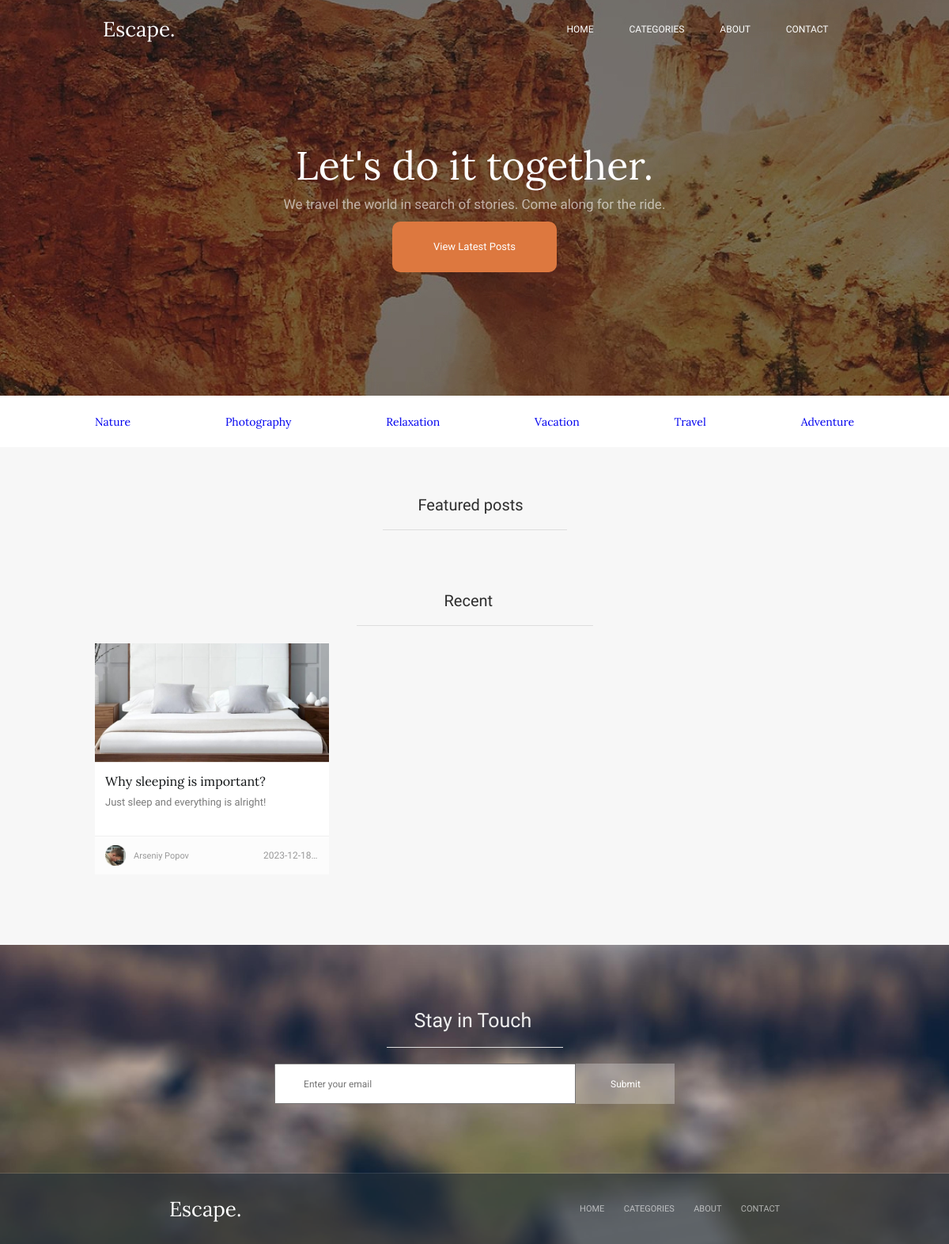
The app's page /home.php with its own data.
### tables this page shows
CREATE TABLE post
(
    `post_id` INT NOT NULL AUTO_INCREMENT,
    `title` VARCHAR(255) NOT NULL,
    `subscription` VARCHAR(255) NOT NULL,
    `author_photo` VARCHAR(255) NOT NULL,
    `author_name` VARCHAR(255) NOT NULL,
    `date` TIMESTAMP,
    `post_text` VARCHAR(255) NOT NULL,
    `image` VARCHAR(255) NOT NULL,
    `featured` TINYINT(1) DEFAULT 0,
    `tag` VARCHAR(255),
    PRIMARY KEY (`post_id`)
);

### post_looks/recent_post_preview.php (the view)
<article class="post__asi extra_article">
    <img src=<?= $recent_post['image'] ?> alt="" width = '720' height="360" class="extra_article__image">
    <div class="extra_article__text text">
        <a class="text__header" title='<?= $recent_post['title'] ?>' href='/post.php?postId=<?= $recent_post['id'] ?>'>
            <?= $recent_post['title'] ?>
        </a>
        <p class="text__subscription"><?= $recent_post['subscription'] ?></p>
    </div>
    <div class="extra_article__extra_avatar extra_avatar">
        <div class="extra_avatar__human human">
            <img class="human__image" src=<?= $recent_post['author_photo'] ?> alt="" width="40" height="40">
            <p class="human__subscription"><?= $recent_post['author_name'] ?></p>
            </div>
        <p class="extra_avatar__date"><?= $recent_post['date'] ?></p>
    </div>
</article>

### home.php (shortened to what this page needs)
<?php
$links = ['home', 'categories', 'about', 'contact'];
$content_links = ['nature', 'photography', 'relaxation', 'vacation', 'travel', 'adventure'];
$featured_posts = [];
$recent_posts = [];
function createDBConnection(): mysqli {
    $conn = new mysqli(HOST, USERNAME, PASSWORD, DATABASE, PORT);
    return $conn;
}
function getRecentPosts(&$recent, mysqli $conn): void {
    $sql = "SELECT * FROM post WHERE featured = 0";
    $result = $conn->query($sql);
}
$conn = createDBConnection();
getFuturedPosts($featured_posts, $conn);
getRecentPosts($recent_posts, $conn);
?>
<!DOCTYPE html>
    <head>
        <link rel="stylesheet" href="static/style/posts.css">
    </head>
    <body>
        <header class="site_header">
            <div class="site_header__top top">
                <h3 class="top__escape_text">Escape.</h3>
                <ul class="site_header__escape_menu escape_menu">
                    <?php
                        foreach ($links as $link) {
                            include 'other_links/home/header_links.php';
                        }
                    ?>
                </ul>
            </div>
            <div class="site_header__content content">
                <h1 class="content__header_text">Let's do it together.</h1>
                <p class="underheader__text">We travel the world in search of stories. Come along for the ride.</p>
                <a href="/posts" class="underheader__button">View Latest Posts</a>
            </div>
        </header>
        <section class="site_content">
            <div class="site_content__color_set">
                <nav class="site_content__content_sort content_sort">
                    <?php
                        foreach ($content_links as $link) {
                            include 'other_links/home/content_links.php';
                        }
                    ?>
                </nav>
            </div>
            <section class="site_content__featured_posts featured_posts">
                <h2 class="featured_posts__section_mark">Featured posts</h2>
            </section>
            <section class="site_content__recent recent">
                <h2 class="recent__section_mark">Recent</h2>
                <div class="recent__post post">
                    <?php
                    foreach ($recent_posts as $recent_post) {
                        include 'post_looks/recent_post_preview.php';
                    }
                    ?>
                </div>
            </section>
        </section>
        <footer class="site_footer">
            <article class="site_footer__sit sit">
                <h3 class="sit__text">Stay in Touch</h3>
                <div class="sit__console_log console_log">
                    <input id="email" name="console_log" placeholder="Enter your email" class="console_log__console">
                    <button class="console_log__button" onclick="alert()">Submit</button>
                </div>
            </article>
            <article class="site_footer__exit_buttons exit_buttons">
                <h3 class="exit_buttons__footer_text">Escape.</h3>
                <ul class="exit_buttons__nav_menu nav_menu">
                    <?php
                        foreach ($links as $link) {
                            include 'other_links/home/footer_links.php';
                        }
                    ?>
                </ul>
            </article>
        </footer>
    </body>
</html>

### other_links/home/header_links.php
<li class="ecape_menu__item"><a class="escape_menu__button" href="/<?= $link ?>"><?= mb_strtoupper($link) ?></a></li>

### other_links/home/content_links.php
<a class="content_sort__button" href="/home/<?= $link ?>"><?= ucfirst($link) ?></a>

### other_links/home/footer_links.php
<li class="nav_menu__item"><a class="nav_menu__footer_button" href="/<?= $link ?>"><?= mb_strtoupper($link) ?></a></li>

### records on screen
post: image (picture), title "Why sleeping is important?", subscription "Just sleep and everything is alright!", author_photo (picture), author_name "Arseniy Popov", date "2023-12-18…"

### other values on screen
mb_strtoupper($link) "HOME"
mb_strtoupper($link) "CATEGORIES"
mb_strtoupper($link) "ABOUT"
mb_strtoupper($link) "CONTACT"
$link "Nature"
$link "Photography"
$link "Relaxation"
$link "Vacation"
$link "Travel"
$link "Adventure"
